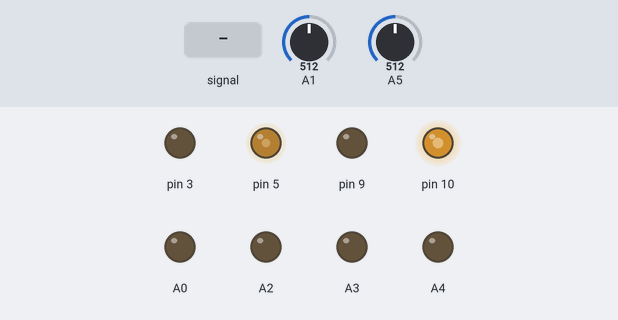
Bench run of a sketch on a simulated Arduino Uno, built with avr-gcc and run on an emulated ATmega328P. On the bench: output pins drawn as LEDs (lit = HIGH). Inputs (shaded band) come from the test bench; at power-on: A1 = 512, A5 = 512.

Above: at 1.2 s.
1.3 s: A1 fed a 200 Hz sine of ±81 counts around its level
4.3 s: A1 set to 306
5.8 s: A5 set to 122
At 8.79 s:
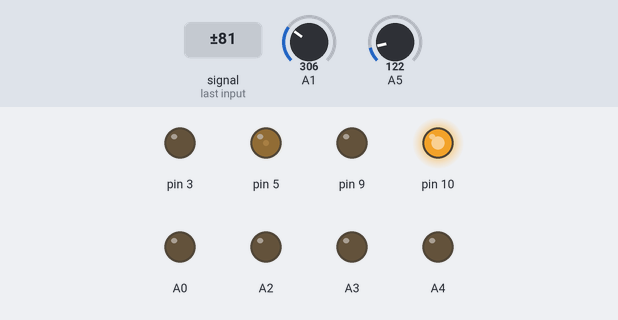
8.8 s: A1 fed a 1000 Hz sine of ±255 counts around its level
11.8 s: A5 fed a 200 Hz sine of ±81 counts around its level
At 13.05 s:
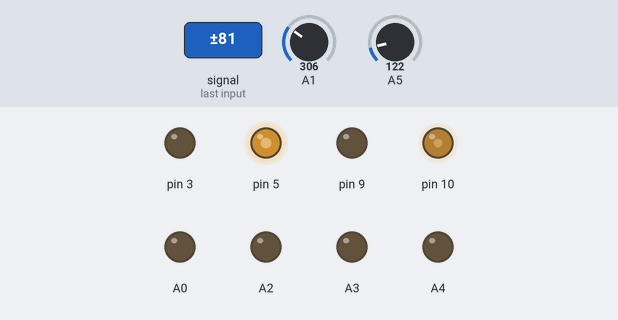
Timing chart, 0 to 43.5 s (numbered marks = the images above; inputs shaded):
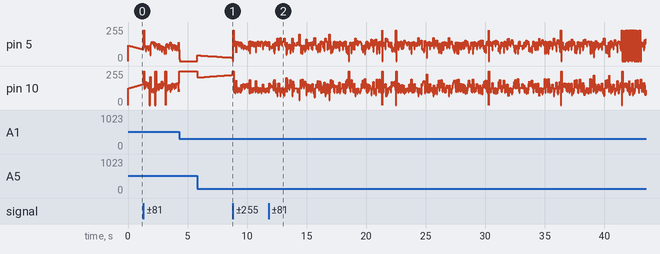

Measured:
- after the input at 5.8 s, pin 5: 0/255 → 43/255 at once, → 42/255 0.13 s later, → 41/255 0.15 s later, → 40/255 0.16 s later, … (18 changes in this stretch); pin 10: 255/255 → 207/255 at once, → 208/255 0.13 s later, → 209/255 0.15 s later, → 210/255 0.16 s later, … (20 changes in this stretch)

The sketch:

PIDTest.ino
```cpp
#include <PID_v1.h>
#include <base.h>
#include <Sensors_I.h>
#include <Motors_I.h>

double input, output, setPoint;
PID control(&input, &output, &setPoint, 0.5, 0.1, 3.9, DIRECT);

void setup()
{
  Init();

  setPoint = PIDSetPoint;
}

void loop()
{
  ProcessSensors();
  input = GetPIDInput();
  control.Compute();
  ProcessMotors(int(output));
}

void Init(void)
{
  PORTB = 0;
  PORTD = 0;
  PORTC = 0;
  DDRC = B11111111;

  digitalWrite(A0, LOW);
  digitalWrite(A1, LOW);
  digitalWrite(A2, LOW);
  digitalWrite(A3, LOW);
  digitalWrite(A4, LOW);
  digitalWrite(A5, LOW);

  InitSensors();
  InitMotors();

  control.SetSampleTime(5);
  control.SetMode(AUTOMATIC);
  control.SetOutputLimits(0, 255);
}
```

Logic.cpp
```cpp
#include <Logic.h>
#include <Sensors_I.h>
#include <Motors_I.h>
#include <PID_v1.h>

static OpMode mode = NoMode;
static OpMode prevMode = NoMode;
static U8     modeFrozen = 0;

double input, output, setPoint;
PID control(&input, &output, &setPoint, 0.5, 0.1, 3.9, DIRECT);

U16 fSen = 0;
U16 lSen = 0;

void InitLogic()
{
    mode = GoingStreight;
    setPoint = PIDSetPoint;
    control.SetSampleTime(5);
    control.SetMode(AUTOMATIC);
    control.SetOutputLimits(0, 255);
}

OpMode DetermineMode()
{
  if(modeFrozen == 0)
  {
    //Serial.println("not Frozen");                                                             //ser
    lSen = GetLeftSensor();
    fSen = GetForwardSensor();
    //Serial.println(lSen);                                                             //ser
    if(!fSen)
    {
      mode = TurningRight;
    }
    else if(lSen < WallThreshhold)
    {
      mode = TurningLeft;
    }
    else
    {
      mode = GoingStreight;
    }
  }
  else
  {
    //Serial.println("modeFrozen");                                                             //ser
  }

  return mode;
}

void ExecuteMode(OpMode mode)
{
  switch(mode)
  {
  case GoingStreight:
    input = GetPIDInput();
    control.Compute();
    ProcessMotors(int(output));
    break;
  case TurningRight:
    ExecuteRightTurn();
    prevMode = TurningRight;
    break;
  case TurningLeft:
    ExecuteLeftTurn();
    prevMode = TurningLeft;
    break;
  }
  //Serial.println(mode);                                                             //ser
}

void ExecuteLeftTurn()
{
  static U32 forwardTimer1 = 0;
  static U32 turnTimer     = 0;
  static U32 forwardTimer2 = 0;
  static U8  stage = 0;

  switch(stage)
  {
    case 0:
    {
      if(False == IsTimerStarted(forwardTimer1))
      {
        StartTimer(&forwardTimer1);
        modeFrozen = True;
        GoForward(127);
      }

      //Serial.println("l1");                                                             //ser
      if(False != IsTimerExpired(forwardTimer1, 50))
      {
        stage = 1;
      }
    }
    break;
    case 1:
    {
      if(False == IsTimerStarted(turnTimer))
      {
        StartTimer(&turnTimer);
        Turn(Left, 127);
      }

      //Serial.println("l2");                                                             //ser
      if(False != IsTimerExpired(turnTimer, (TurnDelay - 70)))
      {
        stage = 2;
      }
    }
    break;
    case 2:
    {
      if(False == IsTimerStarted(forwardTimer2))
      {
        StartTimer(&forwardTimer2);
        GoForward(127);
      }

      //Serial.println("l3");                                                             //ser
      if(False != IsTimerExpired(forwardTimer2, 800))
      {
        forwardTimer1 = 0;
        turnTimer     = 0;
        forwardTimer2 = 0;
        stage = 0;
        modeFrozen = False;
      }
    }
    break;
  }
}

void ExecuteRightTurn()
{
  static U32 forwardTimer1 = 0;
  static U32 turnTimer     = 0;
  static U32 forwardTimer2 = 0;
  static U8  stage = 0;
  switch(stage)
  {
    case 0:
    {
      if(False == IsTimerStarted(forwardTimer1))
      {
        StartTimer(&forwardTimer1);
        modeFrozen = True;
        GoBack(127);
      }

      //Serial.println("r1");                                                             //ser
      if(False != IsTimerExpired(forwardTimer1, 950))
      {
        stage = 1;
      }
    }
    break;
    case 1:
    {
      if(False == IsTimerStarted(turnTimer))
      {
        StartTimer(&turnTimer);
        Turn(Right, 200);
      }

      //Serial.println("r2");                                                             //ser
      if(False != IsTimerExpired(turnTimer, (TurnDelay + 70)))
      {
        stage = 2;
      }
    }
    break;
    case 2:
    {
      if(False == IsTimerStarted(forwardTimer2))
      {
        //Serial.println("r ent");                                                             //ser
        StartTimer(&forwardTimer2);
        GoForward(127);
      }

      //Serial.println("r3");                                                             //ser
      if(False != IsTimerExpired(forwardTimer2, 500))
      {
        //Serial.println("r ex");                                                             //ser
        forwardTimer1 = 0;
        turnTimer     = 0;
        forwardTimer2 = 0;
        stage = 0;
        modeFrozen = False;
      }
    }
    break;
  }
}

void StartTimer(U32 *timerAddr)
{
    *timerAddr = millis();
}

U8 IsTimerExpired(U32 timerAddr, U32 timerDelay)
{
    if(False != IsTimerStarted(timerAddr))
    {
        if((timerAddr + timerDelay) < (millis()))
        {
            return True;
        }
        else
        {
            return False;
        }
    }
    else
    {
        return False;
    }
}

U8 IsTimerStarted(U32 timerAddr)
{
    if(0 != timerAddr)
    {
        return True;
    }
    else
    {
        return False;
    }
}
```

Motors.cpp
```cpp
#include <base.h>
#include <Motors_I.h>
#include <Motors_Cfg.h>

static Motors *motors;
static Motors *oldMotors;

void ProcessMotors(U16 PIDResult)
{
	UpdateMotors(PIDResult, Forward, (255 - PIDResult), Forward);
}

void Turn(U8 direction, U8 speed)
{
	UpdateMotors(
			speed,
			((direction == Left)? Forward : Back),
			speed,
			((direction == Left)? Back : Forward)
			);
}

void GoForward(U8 speed)
{
	UpdateMotors(speed, Forward, speed, Forward);
}

void GoBack(U8 speed)
{
	UpdateMotors(speed, Back, speed, Back);
}

/*
//deprecated
void SetMotorDirection(U8 motor, U8 direction, U8 speed)
{
	speed = CompensateMotor(speed, 200);
	if(Right == motor)
	{
		//speed = CompensateMotor(speed, 240); // 238
		if(Forward == direction)
		{
			digitalWrite(RMotorB, 0);
			analogWrite(RMotorF, speed);
		}
		else if(Back == direction)
		{
			digitalWrite(RMotorF, 0);
			analogWrite(RMotorB, speed);
		}

	}
	else if(Left == motor)
	{
		//speed = CompensateMotor(speed, 238);
		if(Forward == direction)
		{
			digitalWrite(LMotorB, 0);
			analogWrite(LMotorF, speed);
		}
		else if(Back == direction)
		{
			digitalWrite(LMotorF, 0);
			analogWrite(LMotorB, speed);

		}
	}
}

//tb6612f
void UpdateMotors(U8 leftSpeed, U8 leftDir, U8 rightSpeed, U8 rightDir)
{
	if(Forward == leftDir)
	{
		digitalWrite(LMotorF, HIGH);
		digitalWrite(LMotorB, LOW);
	}
	else if(Back == leftDir)
	{
		digitalWrite(LMotorF, LOW);
		digitalWrite(LMotorB, HIGH);
	}
	analogWrite(LSpeed, leftSpeed);

	if(Forward == rightDir)
	{
		digitalWrite(RMotorF, HIGH);
		digitalWrite(RMotorB, LOW);
	}
	else if(Back == rightDir)
	{
		digitalWrite(RMotorF, LOW);
		digitalWrite(RMotorB, HIGH);
	}
	analogWrite(RSpeed, leftSpeed);
}

U8 IsChangeInMotors(Motors *motors, Motors *oldMotors)
{
    U8 i = 0;
    for(;i < sizeof(Motors);i++)
    {
        if(((U8 *)motors)[i] != ((U8 *)oldMotors)[i])
        {
            return True;
        }
    }

    return False;
}
*/

//l293b
void UpdateMotors(U8 leftSpeed, U8 leftDir, U8 rightSpeed, U8 rightDir)
{
    //if(False != IsChangeInMotors(motors, oldMotors))
    //{
    // compensate left motor speed
    rightSpeed = CompensateMotor(rightSpeed, 230);
    if(Forward == leftDir)
    {
        analogWrite(LMotorF, leftSpeed);
        digitalWrite(LMotorB, LOW);
    }
    else if(Back == leftDir)
    {
        analogWrite(LMotorB, leftSpeed);
        digitalWrite(LMotorF, LOW);
    }

    if(Forward == rightDir)
    {
        analogWrite(RMotorF, rightSpeed);
        digitalWrite(RMotorB, LOW);
    }
    else if(Back == rightDir)
    {
        analogWrite(RMotorB, rightSpeed);
        digitalWrite(RMotorF, LOW);
    }
    //}
}

void InitMotors()
{
    //tb6612f
	//pinMode(LSpeed, OUTPUT);
	//pinMode(RSpeed, OUTPUT);
	pinMode(LMotorF, OUTPUT);
	pinMode(LMotorB, OUTPUT);
	pinMode(RMotorF, OUTPUT);
	pinMode(RMotorB, OUTPUT);

	/*
	motors = (Motors *)malloc(sizeof(Motors));
	oldMotors = (Motors *)malloc(sizeof(Motors));

	memset((void *)oldMotors, 0, sizeof(oldMotors));
	memset((void *)motors, 0, sizeof(oldMotors));
	*/
}

U8 CompensateMotor(U8 speed, U8 factorFrom255)
{
	U16 resultSpd = speed;
	resultSpd *= factorFrom255;
	resultSpd /= 255;
	return (U8)resultSpd;
}
```

Sensors.cpp
```cpp
#include <Sensors_I.h>
#include <Sensors_Cfg.h>
#include <base.h>

// Private data
static RolingAverage leftFilt;
static RolingAverage rightFilt;
static U16 lSenVal = 0;
static U16 rSenVal = 0;

// Public functions
void InitSensors(void)
{
	  pinMode(LOSen, INPUT);
	  pinMode(ROSen, INPUT);
}

U8 IsLeftDistRising()
{
	return IsDistRising(&leftFilt);
}

U8 IsRightDistRising()
{
	return IsDistRising(&rightFilt);
}

void ProcessSensors(void)
{
	RolingAvrgAddValue(analogRead(LOSen), &leftFilt);
	RolingAvrgAddValue(analogRead(ROSen), &rightFilt);
}

double GetPIDInput(void)
{
	double result = 0;

	lSenVal = RolingAvrgGetValue(&leftFilt);
	rSenVal = RolingAvrgGetValue(&rightFilt);

	result = (double)(((PIDSetPoint + lSenVal) - rSenVal) - 250);

	return result;
}

U16 GetForwardSensor(void)
{
	return digitalRead(12);
}

U16 GetLeftSensor(void)
{
	return RolingAvrgGetValue(&leftFilt);
}

U16 GetRightSensor(void)
{
	return RolingAvrgGetValue(&rightFilt);
}

// Private functions

U8 IsDistRising(RolingAverage *filter)
{
	S8 certainty = 0;
	U8 i = filter->index - 1;
	for(; i >= 0; i-- )
	{
		if(filter->values[i] < filter->values[(i - 1)])
		{
			certainty++;
		}
		else
		{
			certainty--;
		}
	}
	for(i = (MaxValuesCnt - 1); i >= filter->index; i-- )
	{
		if(filter->values[i] < filter->values[i - 1])
		{
			certainty++;
		}
		else
		{
			certainty--;
		}
	}

	return certainty;
}

void RolingAvrgAddValue(U16 value, RolingAverage *buffer)
{
	buffer->values[buffer->index] = value;
	buffer->index++;
	buffer->index = buffer->index % MaxValuesCnt;
}

U16 RolingAvrgGetValue(RolingAverage *buffer)
{
	U16 result = 0;
	for(U8 indx = 0; indx < MaxValuesCnt; indx++)
	{
		result += buffer->values[indx];
	}

	result /= MaxValuesCnt;
	return result;
}

void FillSensorBuf(S16 sensorId, RolingAverage *filter)
{
  U16 sen;
  for(U8 indx = 0; indx < MaxValuesCnt; indx++)
  {
    sen = analogRead(sensorId);
    RolingAvrgAddValue(sen, filter);
  }
}
```
